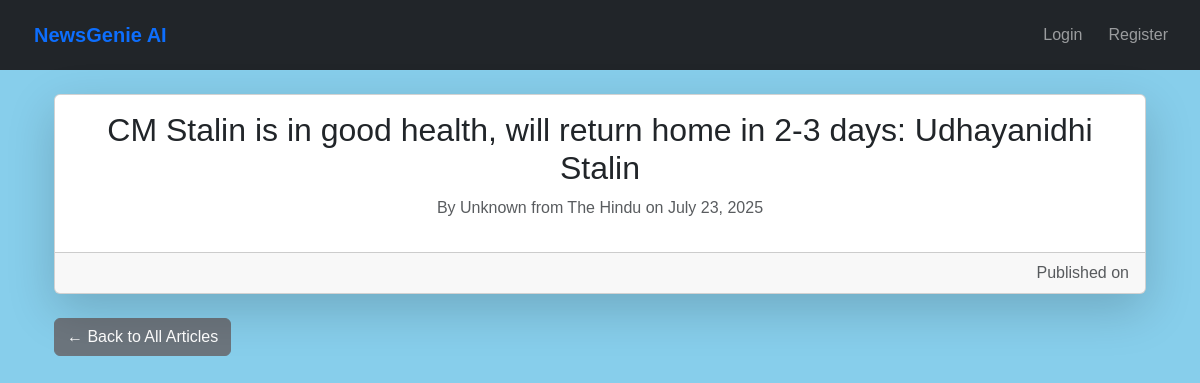
Screenshot of /articles/articles/186/ with the database file from the repository.
### news/models.py (models this page shows, shortened)
class Article(models.Model):
    title = models.CharField(max_length=200)
    content = models.TextField()
    summary = models.TextField(blank=True)
    source_url = models.URLField()
    category = models.ForeignKey(Category, on_delete=models.CASCADE)
    published_date = models.DateTimeField(default=timezone.now)
    link = models.URLField(max_length=500, unique=True, null=True, blank=True)
    publication_date = models.DateTimeField(null=True, blank=True)
    author = models.CharField(max_length=255, default='Unknown')
    source = models.CharField(max_length=100, default='Unknown')  # ✅ New field
    created_at = models.DateTimeField(auto_now_add=True)
    audio_file = models.FileField(upload_to='audio/', blank=True, null=True)
    class Meta:
        ordering = ['-published_date']

### news/views.py (the view)
# urls.py: path('<int:pk>/', ArticleDetailView.as_view(), name='article_detail'),
class ArticleDetailView(DetailView):
    model = Article
    template_name = 'news/article_detail.html'
    context_object_name = 'article'
    def get_object(self, queryset=None):
        obj = super().get_object(queryset)
        if self.request.user.is_authenticated:
            ReadingHistory.objects.get_or_create(user=self.request.user, article=obj)
        return obj

### news/templates/news/article_detail.html (shortened to what this page needs)
{% extends 'base.html' %}
{% block content %}
  <div class="container mt-4">
    <div class="card shadow-lg">
      <div class="card-body">
        <h2 class="card-title">{{ article.title }}</h2>
        <p class="text-muted">
  By {{ article.author }} from {{ article.source }} on {{ article.publication_date|date:"F d, Y" }}
</p>
      </div>
      <div class="card-footer text-muted text-end">
        Published on {{ article.published_at|date:"F j, Y, g:i a" }}
      </div>
    </div>
    <div class="mt-4">
      <a href="{% url 'home' %}" class="btn btn-secondary">← Back to All Articles</a>
    </div>
  </div>
{% endblock %}

### static/css/style.css (style rules this page uses)
body { font-family: Arial, sans-serif; background-color: #f4f6f8; margin: 0; padding: 0; background-color: skyblue; }
h2 { text-align: center; color: #2c3e50; }
p { text-align: center; color: #555; }

### rows the page displays
Article: title "CM Stalin is in good health, will return home in 2-3 days: Udhayanidhi Stalin", author "Unknown", source "The Hindu", publication_date "July 23, 2025"
